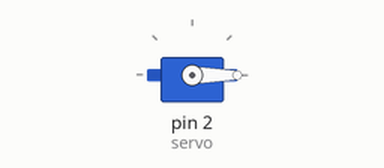
This sketch was run on a simulated Arduino Uno, built with avr-gcc and run on an emulated ATmega328P. Parts: servo.

Above: at 0.05 s.
At 2.05 s:
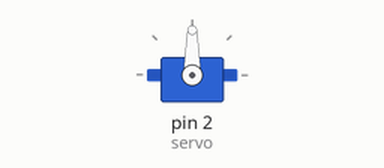
At 4.0 s:
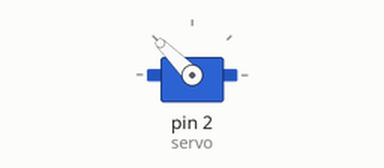
At 8.0 s:
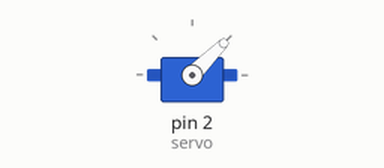
Timing chart, 0 to 10.4 s (numbered marks = the images above):
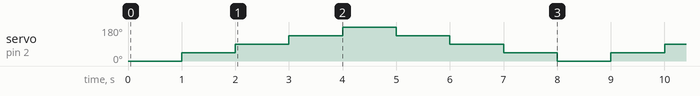

The sketch:

DC_180_Servo_Test.ino
```cpp
#include <Servo.h>

/* READ THIS BEFORE USING THIS PROGRAM
 * Hello, if we're using an oscillation method to scan for objects, DO NOT USE the SG90 servo.
 * For some reason, oscillation only works between the following ranges: 0° to 135°. <- NO CLUE WHY
 * Also, it doesn't like for loops either.
 * Finally, if we have no choice but to use this servo, I'm inheriting this program to our main() program.
 */
const int pwm = 2;
const int LIMIT = 180;
const int MIN = 0;
int pos = 0; //moving pos of servo from 0 to 180

Servo servo; //init servo object/class

void setup() {
  // put your setup code here, to run once:
  Serial.begin(9600); //When using serial mon, set baud rate to 9600
  servo.attach(2); //init servo to pin 2
}

void loop() {
  // put your main code here, to run repeatedly:

  //Inefficient way to run this but that's the only way I was able to get it running. (3AM)
   servo.write(0);
   delay(1000);
   servo.write(45);
   delay(1000);
   servo.write(90);
   delay(1000);
   servo.write(135);
   delay(1000);
   servo.write(180);
   delay(1000);
   servo.write(135);
   delay(1000);
   servo.write(90);
   delay(1000);
   servo.write(45);
   delay(1000);
}
```

Measured:
- by itself, servo on pin 2 (servo): repeats every 8.0 s: 90° 1.0 s, 135° 1.0 s, 180° 1.0 s, 135° 1.0 s, 90° 1.0 s, 45° 1.0 s, 0° 1.0 s, 45° 1.0 s
